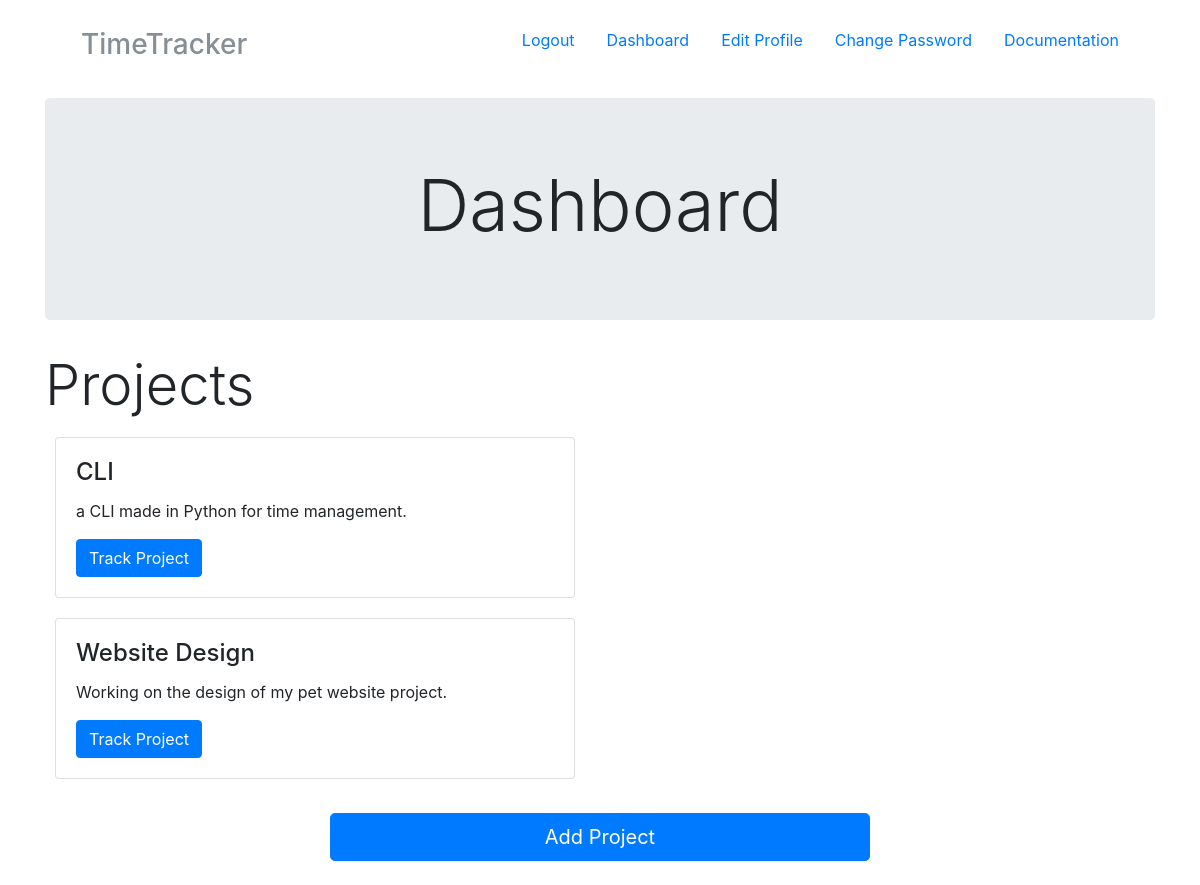
Page /manager/ (signed in) on the earlier database version.
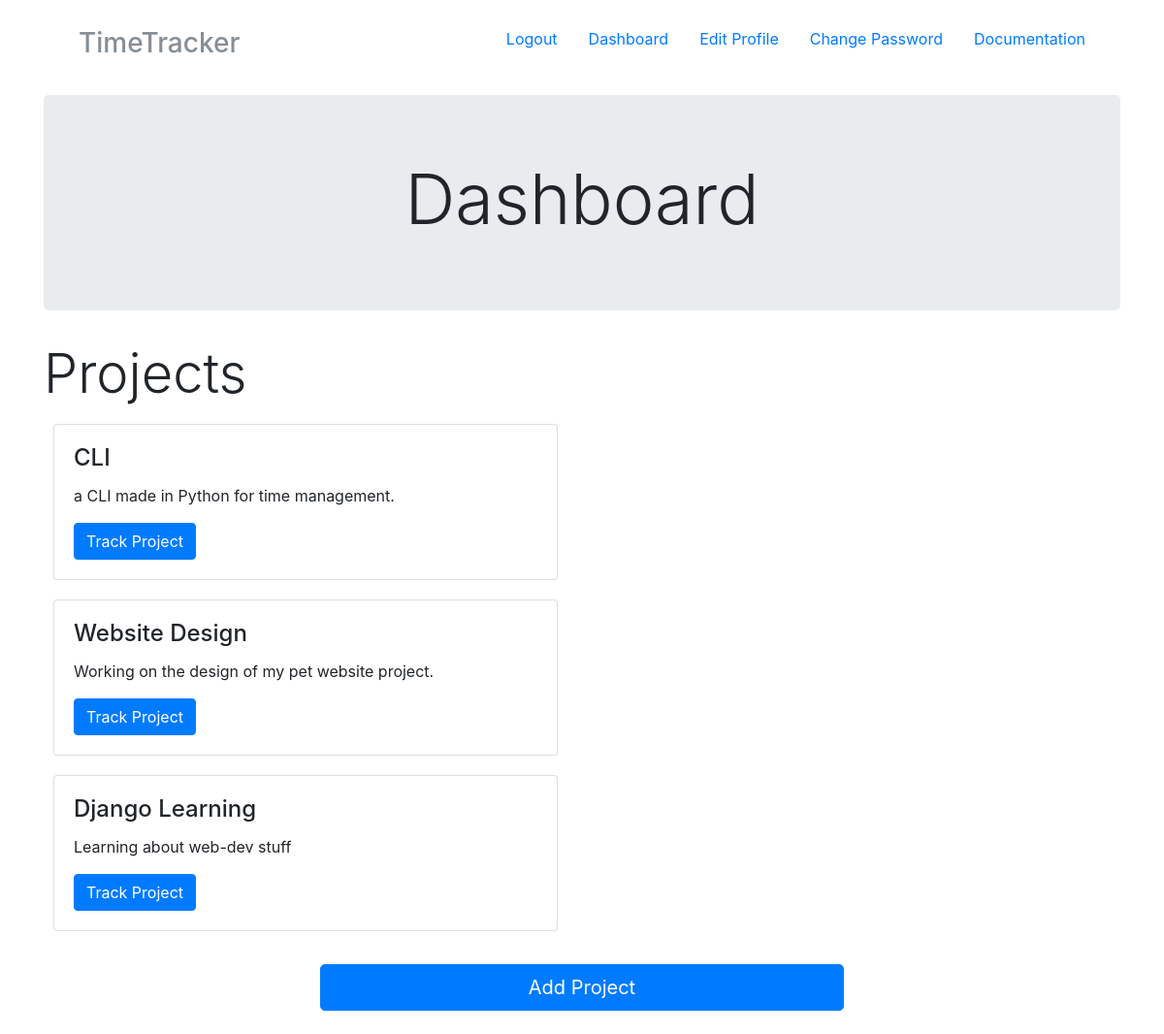
Same page on the later database version.
### timemanager/models.py (models this page shows, shortened)
class Project(models.Model):
    user = models.ForeignKey(User, null=True, on_delete=models.CASCADE)
    name = models.CharField(max_length=20)
    description = models.CharField(max_length=100)
    pub_date = models.DateTimeField('date published', auto_now_add=True)

### timemanager/views.py (the view)
# urls.py: url(r'^manager/', include('timemanager.urls', namespace='timemanager'))
def manager(request):
    projects = Project.objects.filter(user=request.user)
    args = {'user': request.user, 'projects': projects}
    return render(request, 'timemanager/manager.html', args)

### timemanager/templates/timemanager/manager.html
{% extends 'accounts/base.html' %}
{% block content %}
<div class="jumbotron">
  <h1 class="display-3 text-center">Dashboard</h1>
</div>
<div class="row">
  <div class="col-12">
    <h2 class = 'display-4'>Projects</h2>
  </div>
</div>
{% if projects %}
{% for project in projects %}
<div class="row">
  <div class="col-6">
    <div class="card">
      <div class="card-block">
        <h4 class="card-title">{{ project.name }}</h4>
        <p class="card-text">{{ project.description }}</p>
        <a href="#" class="btn btn-primary">Track Project</a>
      </div>
    </div>
  </div>
</div>
{% endfor %}
{% else %}
<h3>You don't have any projects yet! Add a new project to get started.</h3>
{% endif %}
<br>
<div class="row justify-content-md-center">
  <div class="col-6">
    <a href="{% url 'timemanager:add' %}" class="btn btn-lg btn-primary btn-block">Add Project</a>
  </div>
</div>
<br>
{% endblock %}

### accounts/templates/accounts/base.html (shortened to what this page needs)
<!DOCTYPE html>
<html>
  <head>
    {% load static %}
    <link rel="stylesheet" href="{% static 'accounts/bootstrap.css' %}">
    <link rel="stylesheet" href="{% static 'accounts/style.css' %}">
  </head>
  <body>
    <div class="container">
      {% if user.is_authenticated %}
        <header class="header clearfix">
          <nav>
            <ul class="nav nav-pills float-right">
              <li class="nav-item">
                <a class="nav-link" href="{% url 'accounts:logout' %}">Logout</a>
              </li>
              <li class="nav-item">
                <a class="nav-link" href="{% url 'timemanager:manager' %}">Dashboard</a>
              </li>
              <li class="nav-item">
                <a class="nav-link" href="{% url 'accounts:edit_profile' %}">Edit Profile</a>
              </li>
              <li class="nav-item">
                <a class="nav-link" href="{% url 'accounts:change_password' %}">Change Password</a>
              </li>
              <li class="nav-item">
                <a class="nav-link" href="{% url 'content:docs' %}">Documentation</a>
              </li>
            </ul>
          </nav>
          <a class="nav-link" href= "{% url 'timemanager:manager' %}"><h3 class="text-muted">TimeTracker</h3></a>
        </header>
      {% endif %}
      {% block content %}
      {% endblock %}
    </div>
  </body>
</html>

### accounts/static/accounts/style.css (style rules this page uses)
header { margin:20px; }
.card { margin:10px; padding:20px; }

Differences in the rows shown:
added Project: name "Django Learning", description "Learning about web-dev stuff"
